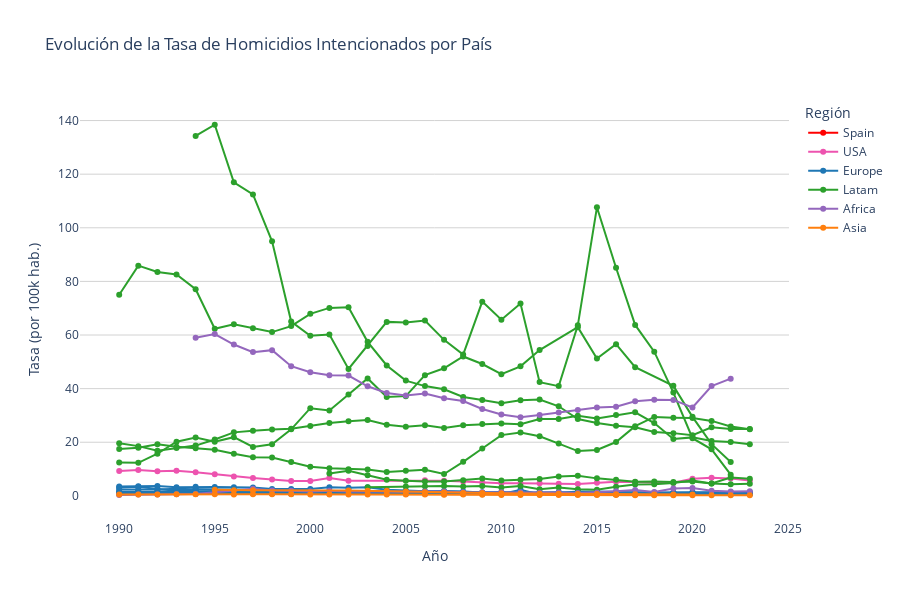

The code cell stored with this chart in its notebook:
### Code cell
time_series_plot(
    df = df_filtered,
    x='Year',
    y='homicides_rate',
    line_group='Country',
    color='Region_2',
    title='Evolución de la Tasa de Homicidios Intencionados por País',
    hover_data=HOVER_DATA['time_series'],
    labels=LABELS['time_series'],
    color_discrete_map=COLOR_MAP['world'],
    category_orders=CATEGORY_ORDERS['world'],
    plot_save_path=os.path.join(PROJECT_PATH, 'plots', PLOT_FILENAME[('world', 'time_series')]),
    show=True
)
